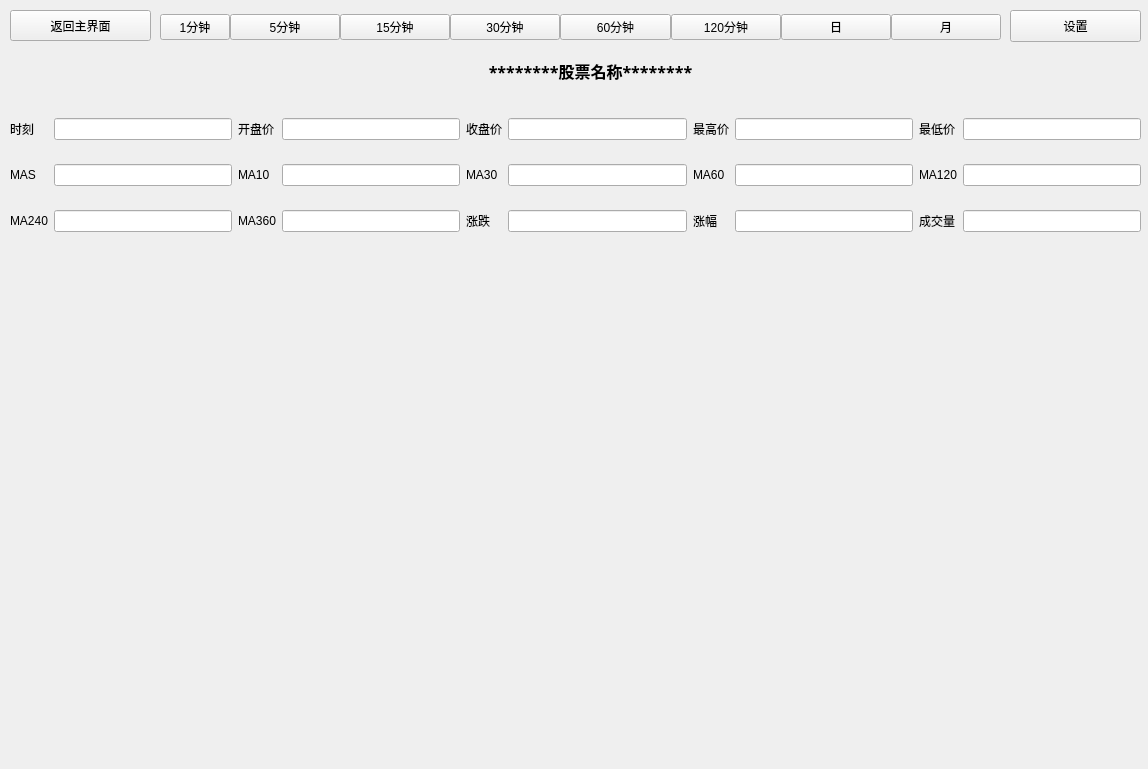
<?xml version="1.0" encoding="UTF-8"?>
<ui version="4.0">
 <class>SelectStockKgraphWindow</class>
 <widget class="QMainWindow" name="SelectStockKgraphWindow">
  <property name="geometry">
   <rect>
    <x>0</x>
    <y>0</y>
    <width>1148</width>
    <height>769</height>
   </rect>
  </property>
  <property name="windowTitle">
   <string>交易信息</string>
  </property>
  <property name="toolTip">
   <string/>
  </property>
  <property name="statusTip">
   <string/>
  </property>
  <widget class="QWidget" name="centralwidget">
   <widget class="QPushButton" name="pushButtonRefresh">
    <property name="geometry">
     <rect>
      <x>1010</x>
      <y>10</y>
      <width>131</width>
      <height>32</height>
     </rect>
    </property>
    <property name="text">
     <string>设置</string>
    </property>
   </widget>
   <widget class="QWidget" name="layoutWidget">
    <property name="geometry">
     <rect>
      <x>160</x>
      <y>10</y>
      <width>841</width>
      <height>34</height>
     </rect>
    </property>
    <layout class="QHBoxLayout" name="horizontalLayout">
     <property name="spacing">
      <number>0</number>
     </property>
     <item>
      <widget class="QPushButton" name="pushButton1min">
       <property name="maximumSize">
        <size>
         <width>70</width>
         <height>16777215</height>
        </size>
       </property>
       <property name="styleSheet">
        <string notr="true"/>
       </property>
       <property name="text">
        <string>1分钟</string>
       </property>
      </widget>
     </item>
     <item>
      <widget class="QPushButton" name="pushButton5min">
       <property name="styleSheet">
        <string notr="true"/>
       </property>
       <property name="text">
        <string>5分钟</string>
       </property>
      </widget>
     </item>
     <item>
      <widget class="QPushButton" name="pushButton15min">
       <property name="styleSheet">
        <string notr="true"/>
       </property>
       <property name="text">
        <string>15分钟</string>
       </property>
      </widget>
     </item>
     <item>
      <widget class="QPushButton" name="pushButton30min">
       <property name="styleSheet">
        <string notr="true"/>
       </property>
       <property name="text">
        <string>30分钟</string>
       </property>
      </widget>
     </item>
     <item>
      <widget class="QPushButton" name="pushButton60min">
       <property name="styleSheet">
        <string notr="true"/>
       </property>
       <property name="text">
        <string>60分钟</string>
       </property>
      </widget>
     </item>
     <item>
      <widget class="QPushButton" name="pushButton120min">
       <property name="styleSheet">
        <string notr="true"/>
       </property>
       <property name="text">
        <string>120分钟</string>
       </property>
      </widget>
     </item>
     <item>
      <widget class="QPushButton" name="pushButtonDay">
       <property name="styleSheet">
        <string notr="true"/>
       </property>
       <property name="text">
        <string>日</string>
       </property>
      </widget>
     </item>
     <item>
      <widget class="QPushButton" name="pushButtonMonth">
       <property name="styleSheet">
        <string notr="true"/>
       </property>
       <property name="text">
        <string>月</string>
       </property>
      </widget>
     </item>
    </layout>
   </widget>
   <widget class="QLabel" name="label_TimeStatus">
    <property name="geometry">
     <rect>
      <x>880</x>
      <y>0</y>
      <width>41</width>
      <height>31</height>
     </rect>
    </property>
    <property name="font">
     <font>
      <family>Agency FB</family>
      <pointsize>12</pointsize>
     </font>
    </property>
    <property name="text">
     <string/>
    </property>
    <property name="alignment">
     <set>Qt::AlignCenter</set>
    </property>
   </widget>
   <widget class="QLabel" name="label_17">
    <property name="geometry">
     <rect>
      <x>430</x>
      <y>50</y>
      <width>321</width>
      <height>41</height>
     </rect>
    </property>
    <property name="font">
     <font>
      <family>Agency FB</family>
      <pointsize>12</pointsize>
      <weight>75</weight>
      <bold>true</bold>
     </font>
    </property>
    <property name="text">
     <string>********股票名称********</string>
    </property>
    <property name="alignment">
     <set>Qt::AlignCenter</set>
    </property>
   </widget>
   <widget class="QWidget" name="layoutWidget">
    <property name="geometry">
     <rect>
      <x>10</x>
      <y>100</y>
      <width>1131</width>
      <height>151</height>
     </rect>
    </property>
    <layout class="QGridLayout" name="gridLayout">
     <item row="0" column="0">
      <widget class="QLabel" name="label_2">
       <property name="text">
        <string>时刻</string>
       </property>
      </widget>
     </item>
     <item row="0" column="1">
      <widget class="QLineEdit" name="lineEdit"/>
     </item>
     <item row="0" column="2">
      <widget class="QLabel" name="label_3">
       <property name="text">
        <string>开盘价</string>
       </property>
      </widget>
     </item>
     <item row="0" column="3">
      <widget class="QLineEdit" name="lineEdit_2"/>
     </item>
     <item row="0" column="4">
      <widget class="QLabel" name="label_6">
       <property name="text">
        <string>收盘价</string>
       </property>
      </widget>
     </item>
     <item row="0" column="5">
      <widget class="QLineEdit" name="lineEdit_5"/>
     </item>
     <item row="0" column="6">
      <widget class="QLabel" name="label_4">
       <property name="text">
        <string>最高价</string>
       </property>
      </widget>
     </item>
     <item row="0" column="7">
      <widget class="QLineEdit" name="lineEdit_3"/>
     </item>
     <item row="0" column="8">
      <widget class="QLabel" name="label_5">
       <property name="text">
        <string>最低价</string>
       </property>
      </widget>
     </item>
     <item row="0" column="9">
      <widget class="QLineEdit" name="lineEdit_4"/>
     </item>
     <item row="1" column="0">
      <widget class="QLabel" name="label_7">
       <property name="text">
        <string>MAS</string>
       </property>
      </widget>
     </item>
     <item row="1" column="1">
      <widget class="QLineEdit" name="lineEdit_10"/>
     </item>
     <item row="1" column="2">
      <widget class="QLabel" name="label_9">
       <property name="text">
        <string>MA10</string>
       </property>
      </widget>
     </item>
     <item row="1" column="3">
      <widget class="QLineEdit" name="lineEdit_6"/>
     </item>
     <item row="1" column="4">
      <widget class="QLabel" name="label_8">
       <property name="text">
        <string>MA30</string>
       </property>
      </widget>
     </item>
     <item row="1" column="5">
      <widget class="QLineEdit" name="lineEdit_8"/>
     </item>
     <item row="1" column="6">
      <widget class="QLabel" name="label_10">
       <property name="text">
        <string>MA60</string>
       </property>
      </widget>
     </item>
     <item row="1" column="7">
      <widget class="QLineEdit" name="lineEdit_7"/>
     </item>
     <item row="1" column="8">
      <widget class="QLabel" name="label_11">
       <property name="text">
        <string>MA120</string>
       </property>
      </widget>
     </item>
     <item row="1" column="9">
      <widget class="QLineEdit" name="lineEdit_9"/>
     </item>
     <item row="2" column="0">
      <widget class="QLabel" name="label_12">
       <property name="text">
        <string>MA240</string>
       </property>
      </widget>
     </item>
     <item row="2" column="1">
      <widget class="QLineEdit" name="lineEdit_15"/>
     </item>
     <item row="2" column="2">
      <widget class="QLabel" name="label_14">
       <property name="text">
        <string>MA360</string>
       </property>
      </widget>
     </item>
     <item row="2" column="3">
      <widget class="QLineEdit" name="lineEdit_11"/>
     </item>
     <item row="2" column="4">
      <widget class="QLabel" name="label_13">
       <property name="text">
        <string>涨跌</string>
       </property>
      </widget>
     </item>
     <item row="2" column="5">
      <widget class="QLineEdit" name="lineEdit_13"/>
     </item>
     <item row="2" column="6">
      <widget class="QLabel" name="label_15">
       <property name="text">
        <string>涨幅</string>
       </property>
      </widget>
     </item>
     <item row="2" column="7">
      <widget class="QLineEdit" name="lineEdit_12"/>
     </item>
     <item row="2" column="8">
      <widget class="QLabel" name="label_16">
       <property name="text">
        <string>成交量</string>
       </property>
      </widget>
     </item>
     <item row="2" column="9">
      <widget class="QLineEdit" name="lineEdit_14"/>
     </item>
    </layout>
   </widget>
   <widget class="QPushButton" name="pushButtonReturn">
    <property name="geometry">
     <rect>
      <x>10</x>
      <y>10</y>
      <width>141</width>
      <height>31</height>
     </rect>
    </property>
    <property name="text">
     <string>返回主界面</string>
    </property>
   </widget>
  </widget>
 </widget>
 <resources/>
 <connections/>
</ui>
